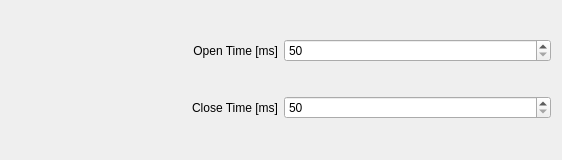
<?xml version="1.0" encoding="UTF-8"?>

<!-- SPDX-License-Identifier: MIT -->

<ui version="4.0">
    <class>NiriConfigForm</class>
    <widget class="QWidget" name="NiriConfigForm">
        <property name="geometry">
            <rect><x>0</x><y>0</y><width>562</width><height>160</height></rect>
        </property>
        <layout class="QGridLayout" name="gridLayout">
            <item row="0" column="0">
                <widget class="QLabel" name="label_open">
                    <property name="text"><string>Open Time [ms]</string></property>
                    <property name="alignment"><set>Qt::AlignRight|Qt::AlignTrailing|Qt::AlignVCenter</set></property>
                </widget>
            </item>
            <item row="0" column="1">
                <widget class="QSpinBox" name="kcfg_OpenDuration">
                    <property name="minimum"><number>50</number></property>
                    <property name="maximum"><number>9999</number></property>
                    <property name="singleStep"><number>50</number></property>
                </widget>
            </item>
            <item row="1" column="0">
                <widget class="QLabel" name="label_close">
                    <property name="text"><string>Close Time [ms]</string></property>
                    <property name="alignment"><set>Qt::AlignRight|Qt::AlignTrailing|Qt::AlignVCenter</set></property>
                </widget>
            </item>
            <item row="1" column="1">
                <widget class="QSpinBox" name="kcfg_CloseDuration">
                    <property name="minimum"><number>50</number></property>
                    <property name="maximum"><number>9999</number></property>
                    <property name="singleStep"><number>50</number></property>
                </widget>
            </item>
        </layout>
    </widget>
    <resources />
    <connections />
</ui>
